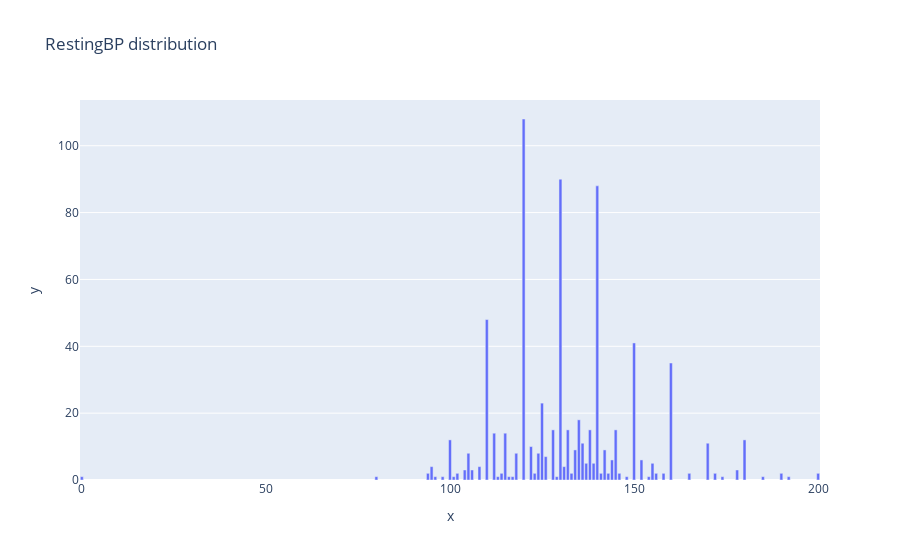

Notebook source saved alongside this figure:
### Code cell
# RestingBP distribution
RestingBP_counts = train_val_split['RestingBP'].value_counts()
fig_RestingBP = px.bar(x=RestingBP_counts.index, y=RestingBP_counts.values, title='RestingBP distribution')
fig_RestingBP.show()

### Figure 1 — Plotly figure (JSON) as saved in the notebook; plotly's stock layout.template omitted (floating-point values rounded to 4 significant figures)
{"data": [{"alignmentgroup": "True", "hovertemplate": "x=%{x}<br>y=%{y}<extra></extra>", "legendgroup": "", "marker": {"color": "#636efa", "pattern": {"shape": ""}}, "name": "", "offsetgroup": "", "orientation": "v", "showlegend": false, "textposition": "auto", "type": "bar", "x": [120, 130, 140, 110, 150, 160, 125, 135, 145, 128, 138, 132, 112, 115, 100, 180, 136, 170, 122, 142, 134, 124, 118, 105, 126, 144, 152, 139, 137, 155, 95, 131, 108, 106, 104, 178, 156, 146, 158, 114, 172, 102, 94, 133, 143, 165, 123, 141, 200, 190, 101, 129, 192, 117, 113, 174, 98, 96, 80, 185, 0, 116, 154, 148], "xaxis": "x", "y": [108, 90, 88, 48, 41, 35, 23, 18, 15, 15, 15, 15, 14, 14, 12, 12, 11, 11, 10, 9, 9, 8, 8, 8, 7, 6, 6, 5, 5, 5, 4, 4, 4, 3, 3, 3, 2, 2, 2, 2, 2, 2, 2, 2, 2, 2, 2, 2, 2, 2, 1, 1, 1, 1, 1, 1, 1, 1, 1, 1, 1, 1, 1, 1], "yaxis": "y"}], "layout": {"barmode": "relative", "legend": {"tracegroupgap": 0}, "title": {"text": "RestingBP distribution"}, "xaxis": {"anchor": "y", "domain": [0, 1], "title": {"text": "x"}}, "yaxis": {"anchor": "x", "domain": [0, 1], "title": {"text": "y"}}}}
